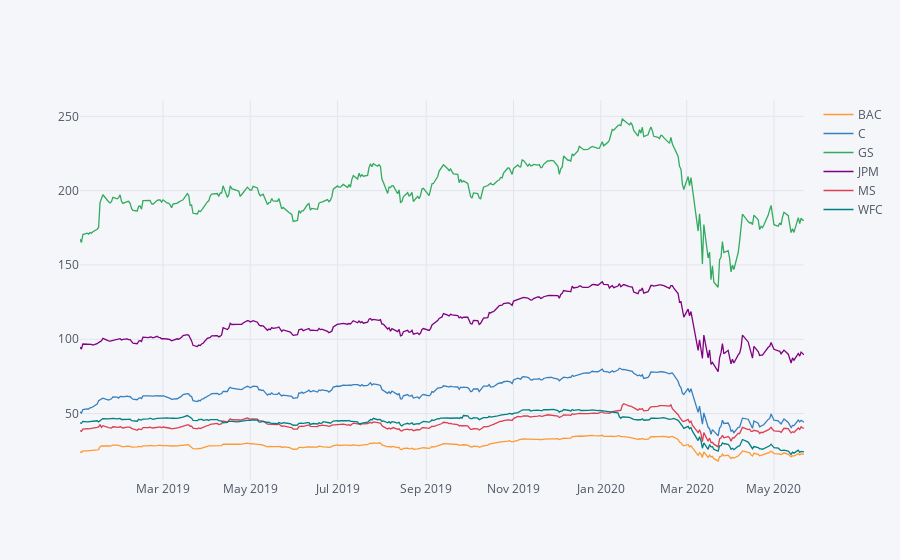

This figure's notebook cell:
### Markdown cell above
** Create a line plot showing Close price for each bank for the entire index of time. (Hint: Try using a for loop, or use [.xs](http://pandas.pydata.org/pandas-docs/stable/generated/pandas.DataFrame.xs.html) to get a cross section of the data.)**

### Code cell
year_data = bank_stocks.xs(key='Close', axis=1, level='Stock Info').loc['2020-05-22':'2019-01-01' ]
year_data.iplot()

### Figure 1 — Plotly figure (JSON) as saved in the notebook; plotly's stock layout.template omitted (floating-point values rounded to 4 significant figures; data arrays with more than 128 entries replaced by an {"elided": "..."} marker saying what was removed)
{"data": [{"line": {"color": "rgba(255, 153, 51, 1.0)", "dash": "solid", "shape": "linear", "width": 1.3}, "mode": "lines", "name": "BAC", "text": "", "type": "scatter", "x": {"elided": "351 str values"}, "y": {"elided": "351 float values"}}, {"line": {"color": "rgba(55, 128, 191, 1.0)", "dash": "solid", "shape": "linear", "width": 1.3}, "mode": "lines", "name": "C", "text": "", "type": "scatter", "x": {"elided": "351 str values"}, "y": {"elided": "351 float values"}}, {"line": {"color": "rgba(50, 171, 96, 1.0)", "dash": "solid", "shape": "linear", "width": 1.3}, "mode": "lines", "name": "GS", "text": "", "type": "scatter", "x": {"elided": "351 str values"}, "y": {"elided": "351 float values"}}, {"line": {"color": "rgba(128, 0, 128, 1.0)", "dash": "solid", "shape": "linear", "width": 1.3}, "mode": "lines", "name": "JPM", "text": "", "type": "scatter", "x": {"elided": "351 str values"}, "y": {"elided": "351 float values"}}, {"line": {"color": "rgba(219, 64, 82, 1.0)", "dash": "solid", "shape": "linear", "width": 1.3}, "mode": "lines", "name": "MS", "text": "", "type": "scatter", "x": {"elided": "351 str values"}, "y": {"elided": "351 float values"}}, {"line": {"color": "rgba(0, 128, 128, 1.0)", "dash": "solid", "shape": "linear", "width": 1.3}, "mode": "lines", "name": "WFC", "text": "", "type": "scatter", "x": {"elided": "351 str values"}, "y": {"elided": "351 float values"}}], "layout": {"legend": {"bgcolor": "#F5F6F9", "font": {"color": "#4D5663"}}, "paper_bgcolor": "#F5F6F9", "plot_bgcolor": "#F5F6F9", "title": {"font": {"color": "#4D5663"}}, "xaxis": {"gridcolor": "#E1E5ED", "showgrid": true, "tickfont": {"color": "#4D5663"}, "title": {"font": {"color": "#4D5663"}, "text": ""}, "zerolinecolor": "#E1E5ED"}, "yaxis": {"gridcolor": "#E1E5ED", "showgrid": true, "tickfont": {"color": "#4D5663"}, "title": {"font": {"color": "#4D5663"}, "text": ""}, "zerolinecolor": "#E1E5ED"}}}
